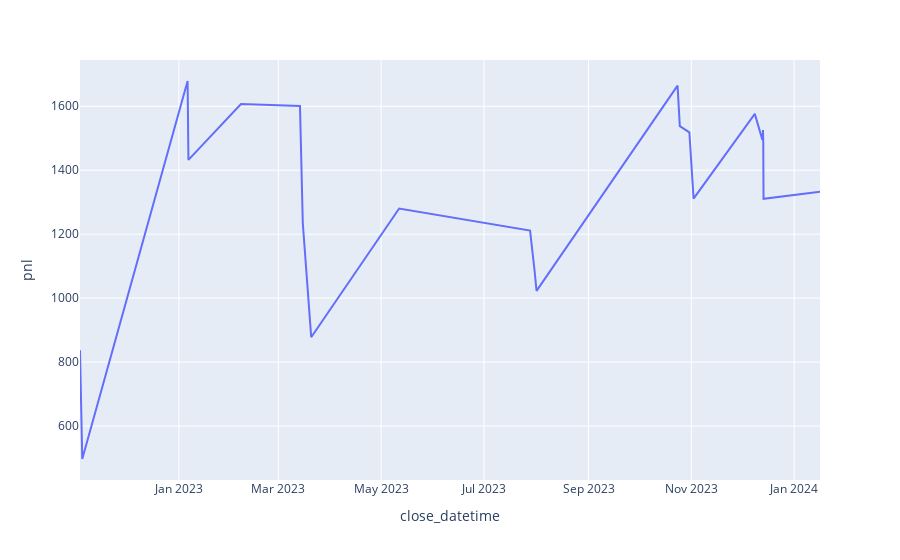

Notebook source saved alongside this figure:
### Code cell
px.line(deals, x='close_datetime', y='pnl')

### Figure 1 — Plotly figure (JSON) as saved in the notebook; plotly's stock layout.template omitted (floating-point values rounded to 4 significant figures)
{"data": [{"hovertemplate": "close_datetime=%{x}<br>pnl=%{y}<extra></extra>", "legendgroup": "", "line": {"color": "#636efa", "dash": "solid"}, "marker": {"symbol": "circle"}, "mode": "lines", "name": "", "orientation": "v", "showlegend": false, "type": "scatter", "x": ["2022-11-03T08:00:00", "2022-11-04T16:00:00", "2023-01-06T04:00:00", "2023-01-06T16:00:00", "2023-02-06T20:00:00", "2023-03-13T20:00:00", "2023-03-15T12:00:00", "2023-03-20T12:00:00", "2023-05-11T16:00:00", "2023-07-28T08:00:00", "2023-07-31T00:00:00", "2023-08-01T04:00:00", "2023-10-23T20:00:00", "2023-10-25T04:00:00", "2023-10-30T20:00:00", "2023-11-01T04:00:00", "2023-11-02T08:00:00", "2023-12-08T16:00:00", "2023-12-13T00:00:00", "2023-12-13T04:00:00", "2023-12-13T08:00:00", "2023-12-13T12:00:00", "2023-12-13T16:00:00", "2023-12-13T20:00:00", "2024-01-16T08:00:00"], "xaxis": "x", "y": [836.8, 497.0, 1679.0, 1432.0, 1607.0, 1601.0, 1235.0, 877.6, 1280.0, 1211.0, 1086.0, 1023.0, 1665.0, 1538.0, 1519.0, 1423.0, 1311.0, 1576.0, 1502.0, 1495.0, 1500.0, 1526.0, 1493.0, 1311.0, 1333.0], "yaxis": "y"}], "layout": {"legend": {"tracegroupgap": 0}, "margin": {"t": 60}, "xaxis": {"anchor": "y", "domain": [0, 1], "title": {"text": "close_datetime"}}, "yaxis": {"anchor": "x", "domain": [0, 1], "title": {"text": "pnl"}}}}
